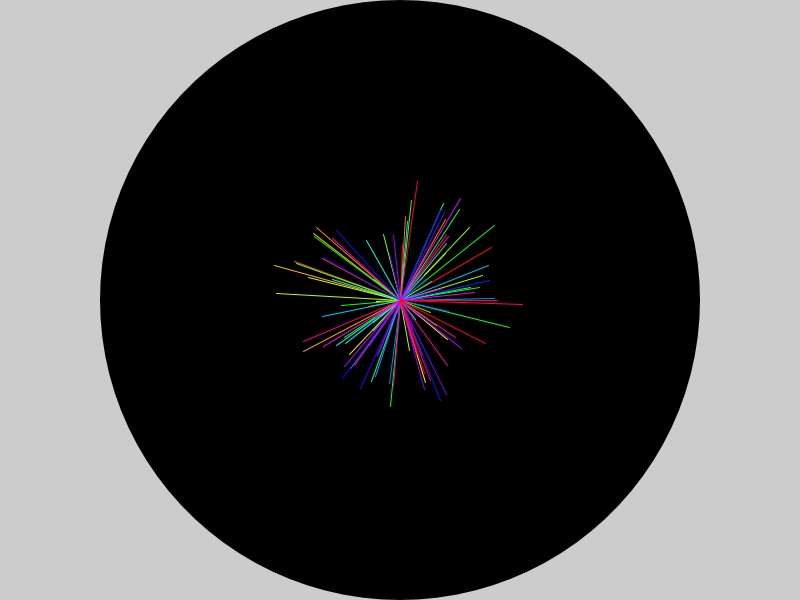
Frame 1 (no input)
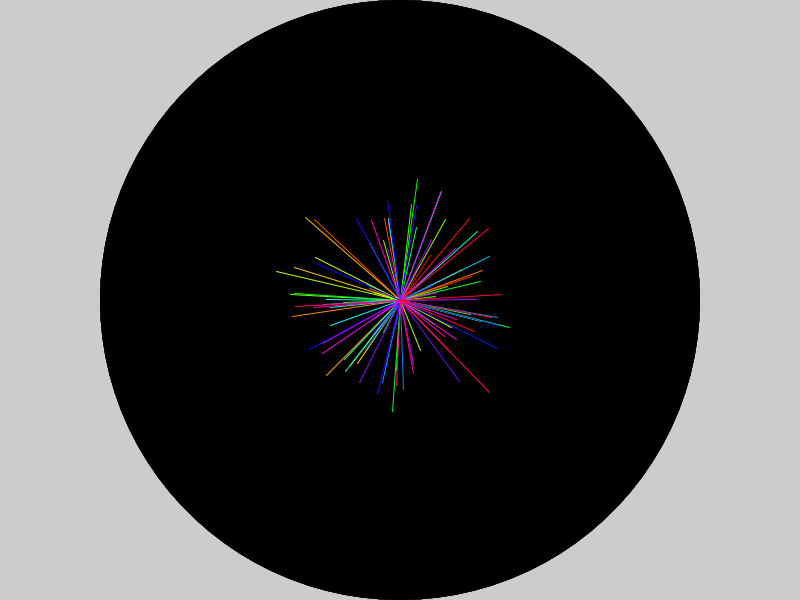
Frame 60 (the mouse pressed at the canvas centre just before this capture)
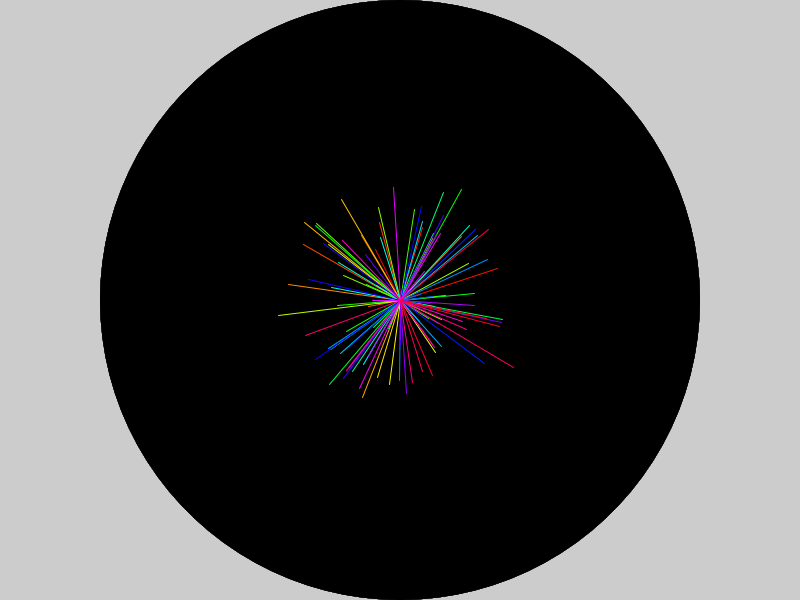
Frame 120 (the mouse held since frame 60 and released just before this capture)

The Processing sketch that drew these frames (run headless with seeded random() and noise(); from frame 60 on, the mouse is pressed at the canvas centre):

// Processing sketch: processing_133623
// ── processing_133623.pde

int resolution = 100;
float radius = 300;
float circleX;
float circleY;

Brush [] myBrushs; 

void setup() {
  size (800, 600);
  colorMode(HSB, 255);
  frameRate(60);
circleX = width * 0.5;
circleY = height *0.5;

  //state length
  myBrushs = new Brush[100];
  //fill every index position with a new object
  for (int i=0; i<myBrushs.length; i=i+1) {
    //float newX = map( i, 0, myBrushs.length,0,width);
    float newHue = map(i, 0, myBrushs.length, 0, 255);
    color newColor = color( newHue, 255, 255);
    myBrushs [i] = new Brush(newColor);
  }
}

void draw () {
  noStroke();
  fill(200, 30);
  rect(0, 0, width, height);
  beginShape();
  for (int i =0;i<resolution; i++){
    float angle = map(i, 0, resolution, 0, TWO_PI);
    float circleOffX = cos(angle) * radius;
    float circleOffY = sin(angle) * radius;
    float x = circleX + circleOffX;
    float y = circleY + circleOffY;
    fill(0, 0, 0);
    vertex(x, y);
  
  }

  endShape(CLOSE);
  
  for (int i=0; i<myBrushs.length; i=i+1) {
    myBrushs[i]. update();
    myBrushs[i]. display();
  }

}
class Brush {
  float x;
  float y;
  color strokeColor;

  // constructor
  Brush( color theColor) {
    x = random(-100, 100);
    y = random(-100, 100); //  position of hair
    strokeColor = theColor;
  }

  void update() {
    x = x + random (-1, 1);
    y = y + random (-1, 1);
  }

  void display() {
    pushMatrix();
    translate(width/2, height/2);
    rotate(radians(random(-50, 15)));// radians convert ( degree) 
    stroke(strokeColor);
    noFill();
    line ( x, y, 0, 0);

    popMatrix ();
  }
}
